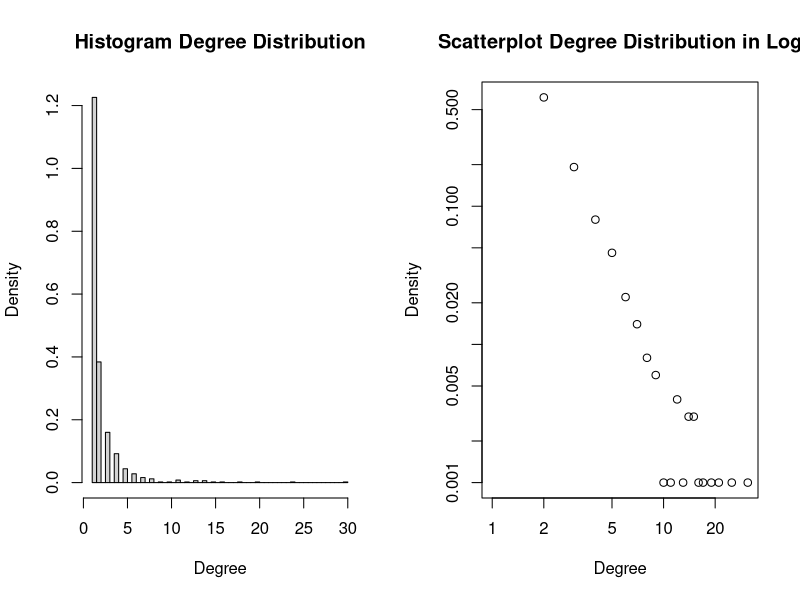
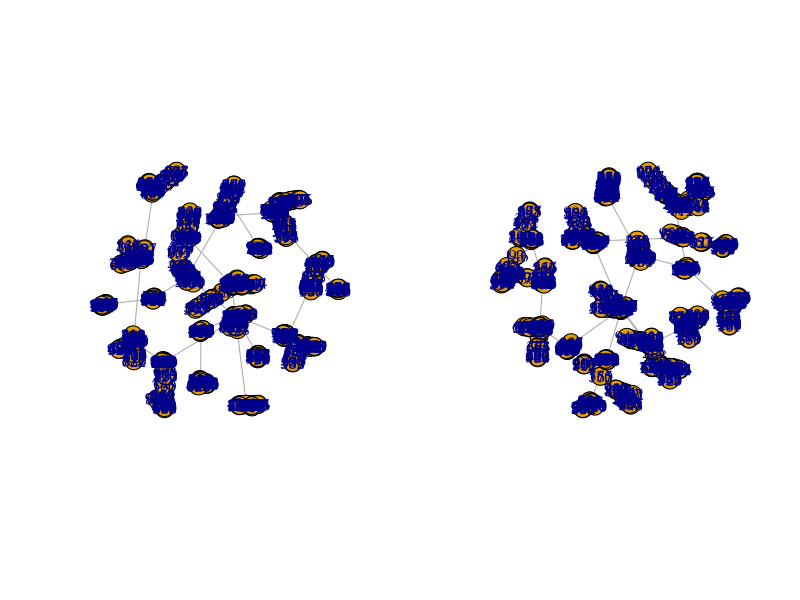
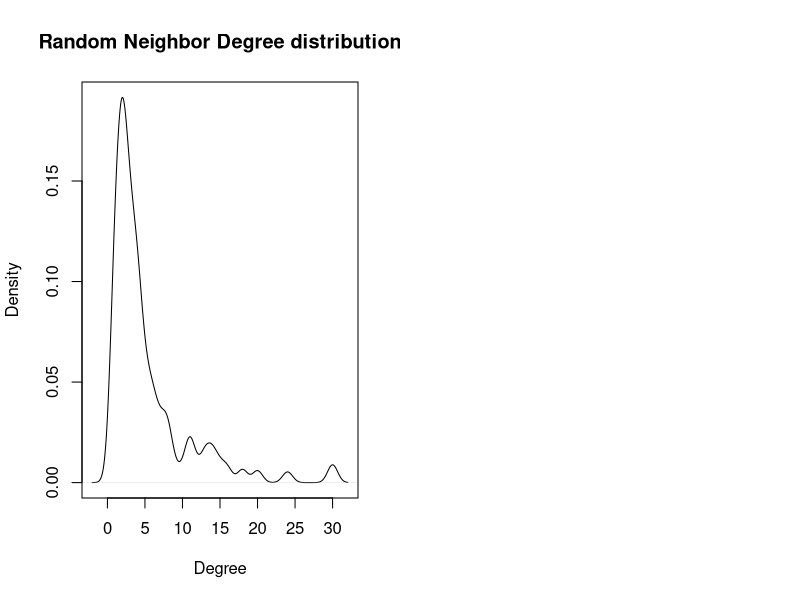

Recreate these plots in R, in order.
### Problem2(a)
## plot degree distribution
library("igraph")
g1 <- barabasi.game(1000, directed = FALSE)

degreeVector1 <- degree(g1)
# plot the pic by row = 1, col = 2
par(mfrow = c(1,2))
# Ploting main distribution and log distribution
h1 <- hist(degreeVector1, breaks = 50, main = "Histogram Degree Distribution", xlab = "Degree", ylab = "Density", freq = FALSE)
h2 <- plot(degree.distribution(g1), log = "xy", main = "Scatterplot Degree Distribution in Log", xlab = "Degree", ylab="Density")

## calculate the diameter
Connectivity <- 0
Diameter <- 0
for (i in 1:100) {
  g <- barabasi.game(1000, directed=FALSE)
  Connectivity <- c(Connectivity, is.connected(g))
  Diameter <- c(Diameter, diameter(g))
}
# verify if all the graphs are connected and calculate the mean diameter
Con_avg <- mean(Connectivity)
Dia_avg <- mean(Diameter)
print(Dia_avg)

### Problem2(b)
## Find Giant Clustered Component
cl1 <- clusters(g1)
gccIndex <- which.max(cl1$csize)
nonGccNodes <- (1:vcount(g1))[cl1$membership != gccIndex]
gcc <- delete.vertices(g1, nonGccNodes)
fg <- fastgreedy.community(gcc)
mod <- modularity(fg)
## Print out modularity and plot the gcc/g
print(mod)
par(mfrow = c(1,2))
plot(g1)
plot(gcc)

### Problem2(c)
## The same as previous one with 10000 nodes
g2 <- barabasi.game(10000,directed=FALSE)
cl2 <- clusters(g2)
gccIndex2 <- which.max(cl2$csize)
nonGccNodes2 <- (1:vcount(g2))[cl2$membership != gccIndex2]
gcc2 <- delete.vertices(g2, nonGccNodes2)
fg2 <- fastgreedy.community(gcc2)
mod2 <- modularity(fg2)

print(mod2)

### Problem2(d)
## randomly picked 1000 nodes i and its corresponding neighbor j and plot the distribution
Degree <- 0
for (i in 1:1000){
  ran <- sample(1:vcount(g1),1)
  neib <- neighbors(g1, ran)
  if (length(neib) == 1) {
    picked = neib
  } else {
    picked = sample(neib, 1)
  }
  Degree <- c(Degree,degree(g1, picked))
}
plot(density(Degree), main='Random Neighbor Degree distribution', xlab='Degree', ylab='Density')